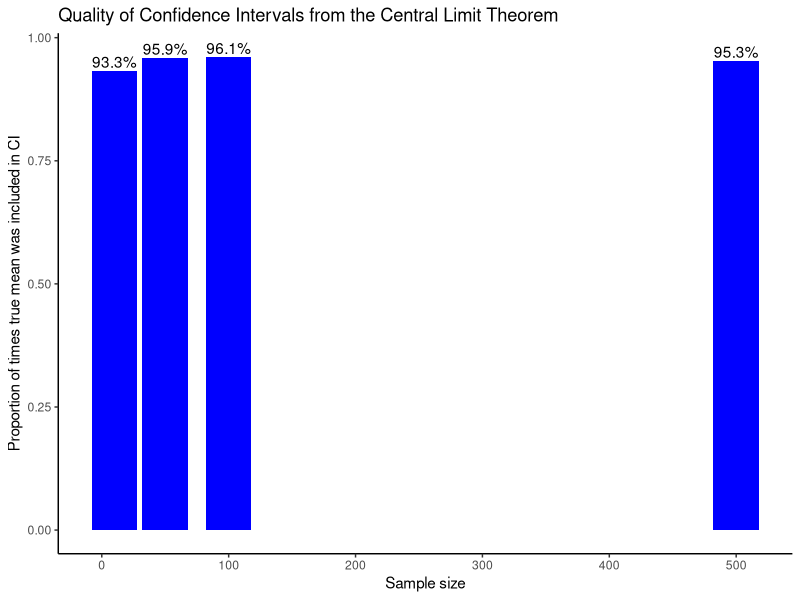

R code for this plot:
# Instruction to ChatGPT:
# "write an R program that shows the quality of the 
# confidence intervals from the central limit theorem.  
# speficially, how often is the true mean included in the 
# confidence interval depending on the sample size?"

library(ggplot2)

# Generate random samples from a normal distribution
set.seed(123)
sample_size <- c(10, 50, 100, 500)
samples_per_size <- 1000
true_mean <- 0
true_sd <- 1

results <- data.frame(matrix(ncol = samples_per_size + 1, nrow = length(sample_size)))
colnames(results) <- c("SampleSize", paste0("Sample", 1:samples_per_size))

for (i in 1:length(sample_size)) {
  n <- sample_size[i]
  results[i, 1] <- n
  for (j in 1:samples_per_size) {
    sample <- rnorm(n, mean = true_mean, sd = true_sd)
    mean_estimate <- mean(sample)
    sd_estimate <- sd(sample)
    ci <- mean_estimate + c(-1, 1) * qnorm(0.975) * sd_estimate / sqrt(n)
    results[i, j + 1] <- (ci[1] <= true_mean & true_mean <= ci[2])
  }
}

# Calculate the proportion of times the true mean was included in the CI
proportions <- apply(results[, -1], 1, mean)
proportions_df <- data.frame(SampleSize = sample_size, Proportion = proportions)

# Plot the results
ggplot(proportions_df, aes(x = SampleSize, y = Proportion)) +
  geom_col(fill = "blue") +
  geom_text(aes(label = paste0(round(100 * Proportion, 2), "%")), position = position_dodge(width = 0.9), vjust = -0.25) +
  xlab("Sample size") + ylab("Proportion of times true mean was included in CI") +
  ggtitle("Quality of Confidence Intervals from the Central Limit Theorem") +
  theme_classic()
